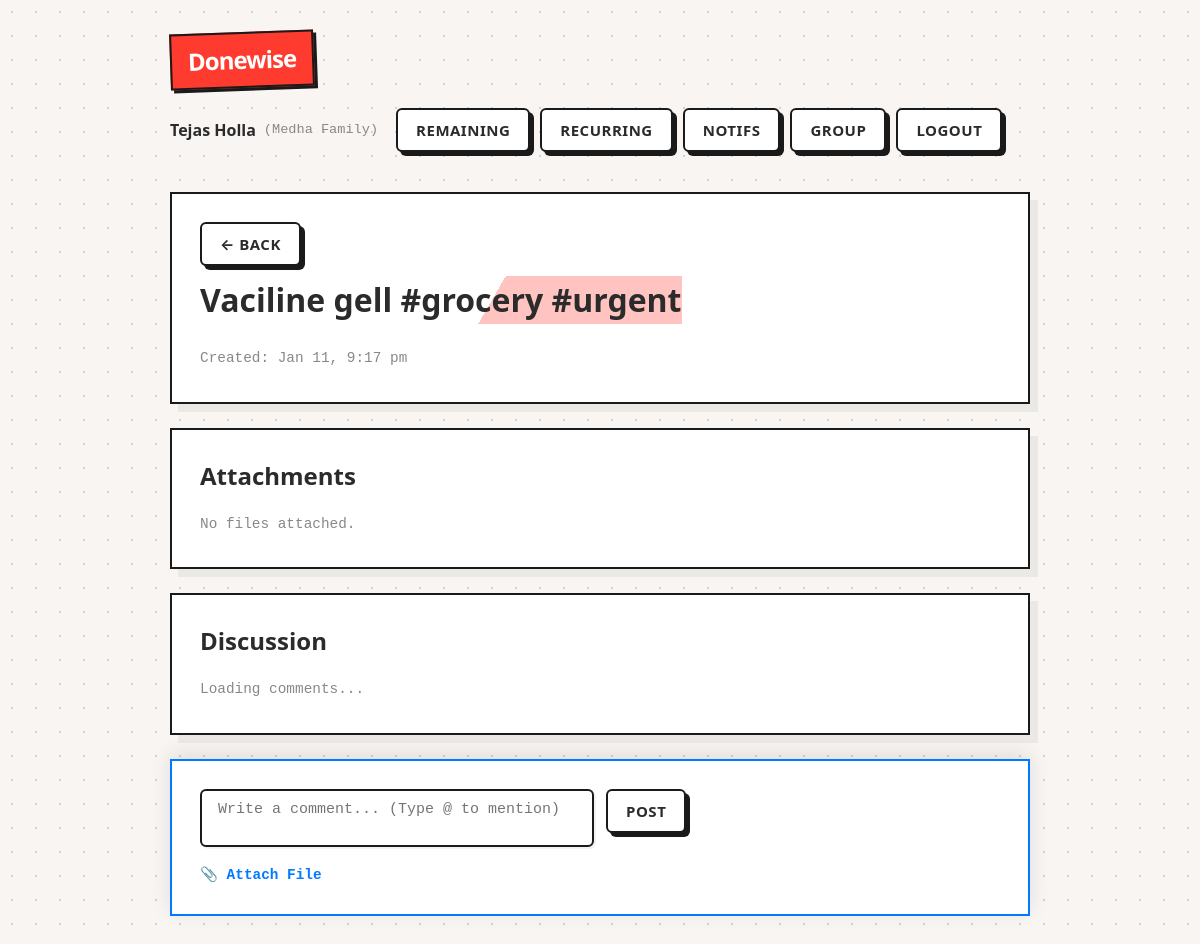
The app's page /task_details.php?id=45 (signed in), older data.
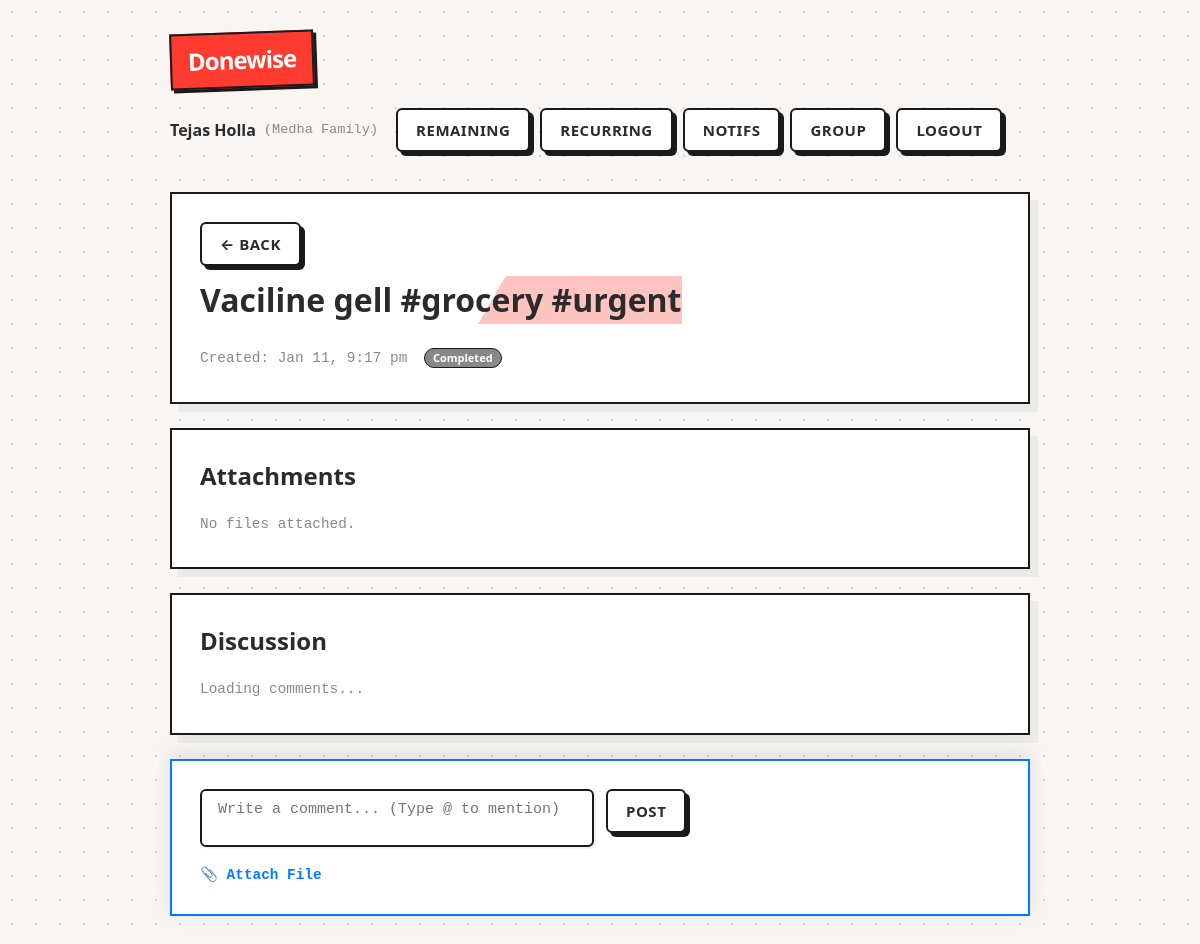
The same page, newer data.
### task_details.php (the view, shortened to what this page needs)
<?php
require_once __DIR__ . '/app/layout.php';
$user = require_login();
$pdo = db();
$task_id = (int)($_GET['id'] ?? 0);
$st = $pdo->prepare("SELECT * FROM tasks WHERE id=? AND group_id=?");
$st->execute([$task_id, $user['group_id']]);
$t = $st->fetch();
$st = $pdo->prepare("SELECT * FROM attachments WHERE task_id=? ORDER BY created_at DESC");
$st->execute([$task_id]);
$attachments = $st->fetchAll();
?>
<div class="card">
  <div style="display:flex;justify-content:space-between;margin-bottom:10px">
    <a href="javascript:history.back()" class="btn">&#8592; Back</a>
  </div>
  <h1><?php echo linkify(h($t['text'])); ?></h1>
  <div class="muted">
    Created: <?php echo format_time($t['created_at']); ?>
    <?php if($t['is_done']): ?><span class="badge" style="background:var(--muted)">Completed</span><?php endif; ?>
  </div>
</div>
<div class="card">
  <h2>Attachments</h2>
  <?php if(count($attachments)): ?>
    <div class="attachment-grid">
      <?php foreach($attachments as $att): ?>
        <?php
            $isImg = in_array($att['file_type'], ['jpg','jpeg','png','gif']);
            $canDel = ($att['user_id'] === $user['id']);
        ?>
        <div class="attachment-item">
          <a href="<?php echo h($att['filepath']); ?>" target="_blank" download="<?php echo h($att['filename']); ?>">
            <?php if($isImg): ?>
                <img src="<?php echo h($att['filepath']); ?>" class="attachment-preview" loading="lazy" />
            <?php else: ?>
                <div class="attachment-icon"><?php echo strtoupper(h($att['file_type'])); ?></div>
            <?php endif; ?>
          </a>
          <div class="attachment-meta" title="<?php echo h($att['filename']); ?>">
            <?php echo h($att['filename']); ?>
          </div>
          <?php if($canDel): ?>
            <form method="post" action="attachment_delete.php" onsubmit="return confirm('Delete file?');">
                <input type="hidden" name="csrf" value="<?php echo h(csrf_token()); ?>"/>
                <input type="hidden" name="attachment_id" value="<?php echo $att['id']; ?>"/>
                <button class="btn-del-file" title="Delete">&times;</button>
            </form>
          <?php endif; ?>
        </div>
      <?php endforeach; ?>
    </div>
  <?php else: ?>
    <div class="muted">No files attached.</div>
  <?php endif; ?>
</div>
<div class="card">
  <h2>Discussion</h2>
  <div id="commentList" class="comment-list">
    <div class="muted">Loading comments...</div>
  </div>
</div>
<div class="card" id="replyFormCard" style="position:sticky; bottom:20px; box-shadow:0 -5px 20px rgba(0,0,0,0.1); border-color:var(--accent-blue);">
  <form method="post" enctype="multipart/form-data" class="suggest">
    <div class="row" style="align-items:flex-start;">
      <div style="flex:1; position:relative;">
        <textarea name="message" placeholder="Write a comment... (Type @ to mention)" rows="2" style="min-height:50px; resize:none;" id="msgInput"></textarea>
        <div style="margin-top:8px;">
            <label class="btn-link" style="cursor:pointer; font-size:0.9rem; display:inline-flex; align-items:center; gap:5px;">
                &#128206; Attach File
            </label>
        </div>
      </div>
      <div>
        <button class="btn" type="submit" style="height:100%;">Post</button>
      </div>
    </div>
  </form>
</div>

Row changes from the older to the newer data that the page shows:
changed tasks "Vaciline gell #grocery #urgent": is_done 0 → 1 (drawn)
Text that changed along with them:
text now shown: "Completed"
